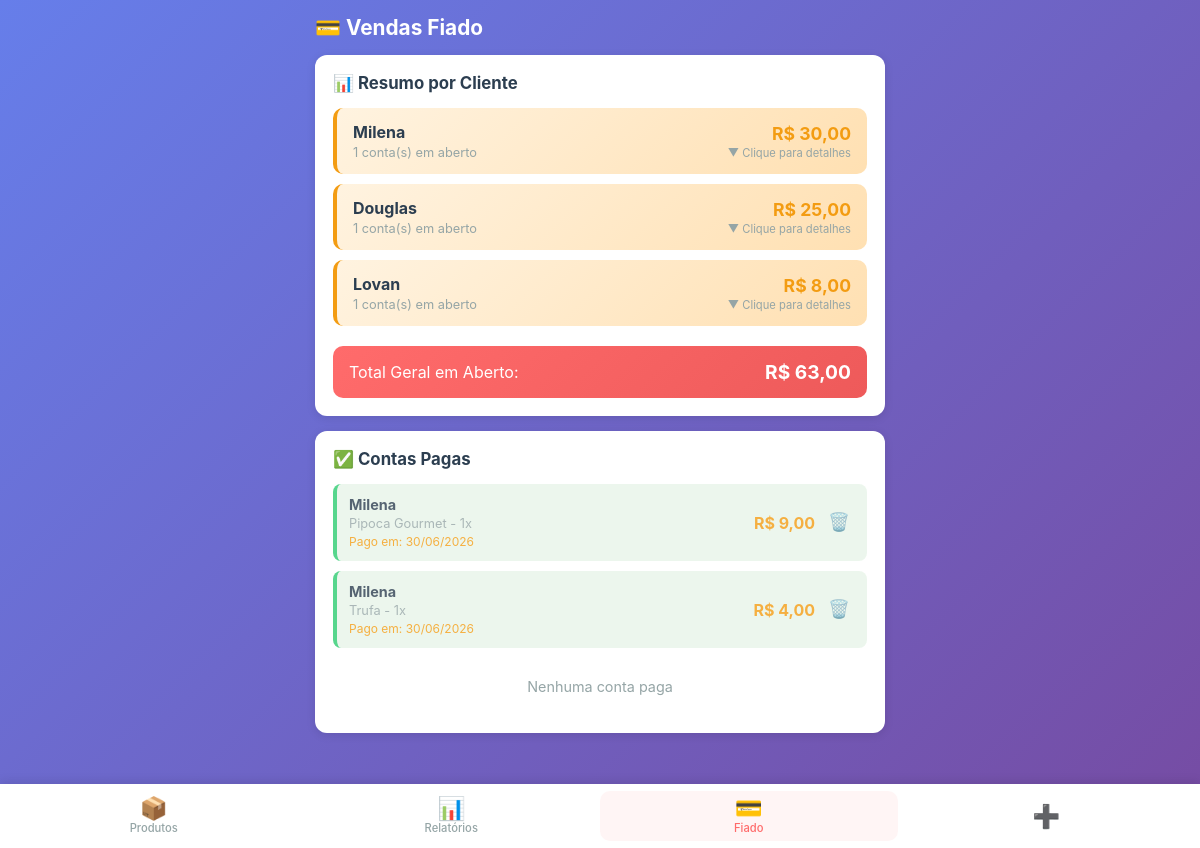
Before: /fiado (signed in) with the older database file.
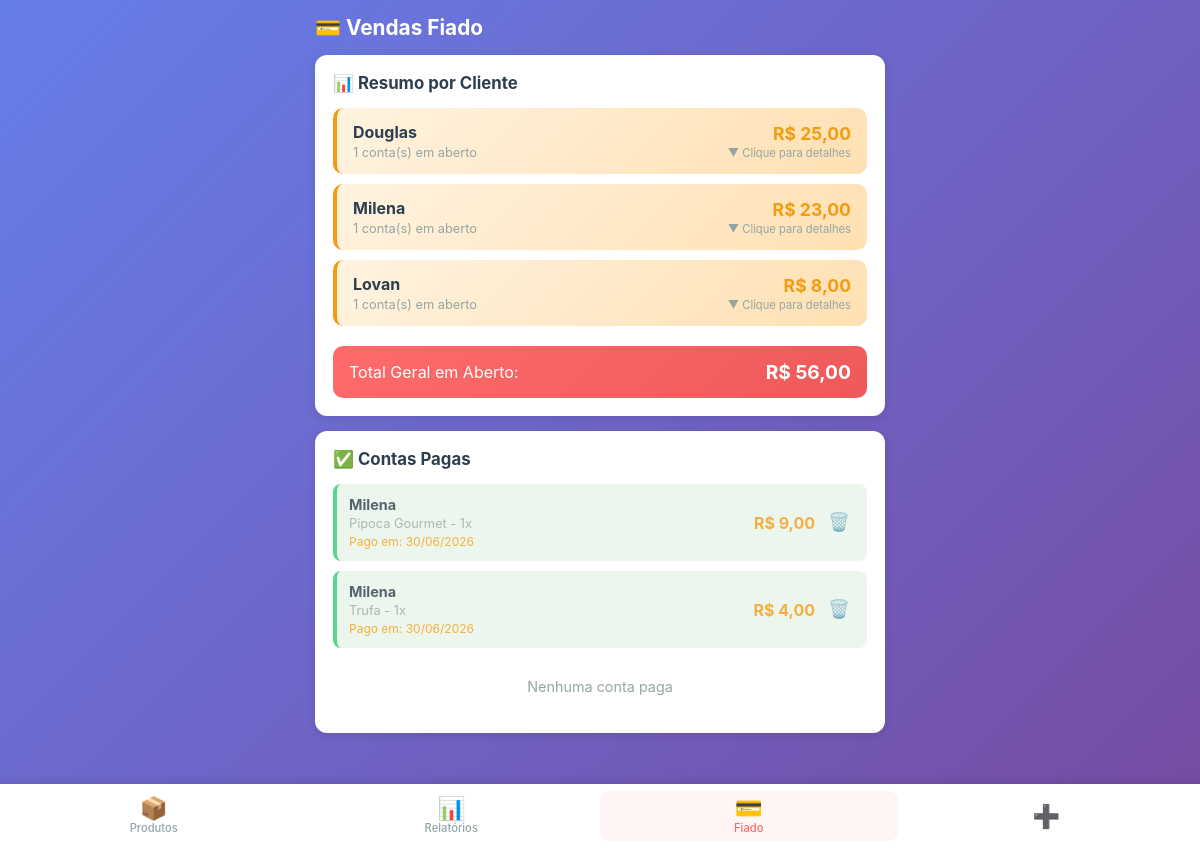
After: the same page with the newer database file.
### app.py (models this page shows)
class Fiado(db.Model):
    __tablename__ = 'fiados'
    id = db.Column(db.Integer, primary_key=True)
    cliente = db.Column(db.String(100), nullable=False)
    produto = db.Column(db.String(100), nullable=False)
    valor = db.Column(db.Float, nullable=False)
    quantidade = db.Column(db.Integer, default=1)
    total = db.Column(db.Float, nullable=False)
    data = db.Column(db.String(10), nullable=False)
    data_iso = db.Column(db.String(10), nullable=False)
    pago = db.Column(db.Boolean, default=False)
    data_pagamento = db.Column(db.String(10), nullable=True)
    created_at = db.Column(db.DateTime, default=agora_brasilia)

### app.py (the view)
@app.route('/fiado')
@login_required
def fiado():
    fiados = Fiado.query.order_by(Fiado.created_at.desc()).all()
    return render_template('fiado.html', fiados=fiados)

### app.py (called while the page is built)
def login_required(f):
    @wraps(f)
    def decorated_function(*args, **kwargs):
        if 'logged_in' not in session:
            return redirect(url_for('login'))
        return f(*args, **kwargs)
    return decorated_function

def formatar_br(valor):
    return f"{valor:,.2f}".replace(",", "X").replace(".", ",").replace("X", ".")

@app.template_filter('moeda_br')
def moeda_br_filter(valor):
    return formatar_br(valor)

### templates/fiado.html (shortened to what this page needs)
{% extends "base.html" %}
{% block content %}
<div class="page-header">
    <h2>💳 Vendas Fiado</h2>
</div>
<div class="card">
    <h3>📊 Resumo por Cliente</h3>
    <div id="listaResumoClientes" class="lista-resumo-clientes">
        {% set resumo = {} %}
        {% for fiado in fiados %}
            {% if not fiado.pago %}
                {% if fiado.cliente not in resumo %}
                    {% set _ = resumo.update({fiado.cliente: {'total': 0, 'quantidade': 0, 'itens': []}}) %}
                {% endif %}
                {% set _ = resumo[fiado.cliente].update({'total': resumo[fiado.cliente].total + fiado.total, 'quantidade': resumo[fiado.cliente].quantidade + 1}) %}
                {% set _ = resumo[fiado.cliente]['itens'].append(fiado) %}
            {% endif %}
        {% endfor %}
        {% if resumo %}
            {% for cliente, dados in resumo.items()|sort(attribute='1.total', reverse=true) %}
            <div class="resumo-cliente-item" onclick="toggleDetalhesCliente('{{ cliente }}')">
                <div class="resumo-cliente-info">
                    <strong>{{ cliente.title() }}</strong>
                    <span>{{ dados.quantidade }} conta(s) em aberto</span>
                </div>
                <div class="resumo-cliente-valor">
                    <span>R$ {{ dados.total|moeda_br }}</span>
                    <small>▼ Clique para detalhes</small>
                </div>
            </div>
            {% endfor %}
            <div class="resumo-total-geral">
                <span>Total Geral em Aberto:</span>
                <strong>R$ {{ resumo.values()|map(attribute='total')|sum|moeda_br }}</strong>
            </div>
        {% else %}
            <p class="empty">Nenhuma conta em aberto</p>
        {% endif %}
    </div>
</div>
<div class="card">
    <h3>✅ Contas Pagas</h3>
    <div class="lista-fiado">
        {% set tem_pago = false %}
        {% for fiado in fiados %}
        {% if fiado.pago %}
        {% set tem_pago = true %}
        <div class="fiado-item pago" data-cliente="{{ fiado.cliente.lower() }}">
            <div class="fiado-info">
                <strong>{{ fiado.cliente.title() }}</strong>
                <span>{{ fiado.produto }} - {{ fiado.quantidade }}x</span>
                <span class="fiado-data">Pago em: {{ fiado.data_pagamento }}</span>
            </div>
            <div class="fiado-actions">
                <span class="fiado-valor">R$ {{ fiado.total|moeda_br }}</span>
                <button class="btn-icon" onclick="excluirFiado({{ fiado.id }})" title="Excluir">🗑️</button>
            </div>
        </div>
        {% endif %}
        {% endfor %}
        {% if not tem_pago %}
        <p class="empty">Nenhuma conta paga</p>
        {% endif %}
    </div>
</div>
{% endblock %}

### templates/base.html (shortened to what this page needs)
<!DOCTYPE html>
<html lang="pt-BR">
<head>
    <link rel="stylesheet" href="{{ url_for('static', filename='css/style.css') }}">
</head>
<body>
    {% if session.get('logged_in') %}
    <nav class="menu-inferior">
        <a href="{{ url_for('produtos') }}" class="menu-item {% if request.endpoint == 'produtos' %}active{% endif %}">
            <span class="menu-icon">📦</span>
            <span class="menu-label">Produtos</span>
        </a>
        <a href="{{ url_for('relatorios') }}" class="menu-item {% if request.endpoint == 'relatorios' %}active{% endif %}">
            <span class="menu-icon">📊</span>
            <span class="menu-label">Relatórios</span>
        </a>
        <a href="{{ url_for('fiado') }}" class="menu-item {% if request.endpoint == 'fiado' %}active{% endif %}">
            <span class="menu-icon">💳</span>
            <span class="menu-label">Fiado</span>
        </a>
        <a href="{{ url_for('vendas') }}" class="menu-item" title="Nova Venda">
            <span class="menu-icon">➕</span>
        </a>
    </nav>
    {% endif %}
    <main class="content">
        {% block content %}{% endblock %}
    </main>
</body>
</html>

### static/css/style.css (style rules this page uses)
:root { --primary: #FF6B6B; --primary-dark: #EE5A5A; --secondary: #4ECDC4; --success: #2ECC71; --warning: #F39C12; --danger: #E74C3C; --dark: #2C3E50; --gray: #95A5A6; --light: #ECF0F1; --white: #FFFFFF; --shadow: 0 2px 10px rgba(0,0,0,0.1); --radius: 12px; }
* { margin: 0; padding: 0; box-sizing: border-box; -webkit-tap-highlight-color: transparent; }
body { font-family: -apple-system, BlinkMacSystemFont, 'Segoe UI', Roboto, sans-serif; background: linear-gradient(135deg, #667eea 0%, #764ba2 100%); min-height: 100vh; color: var(--dark); padding-bottom: 20px; }
.menu-inferior { position: fixed; bottom: 0; left: 0; right: 0; background: var(--white); box-shadow: 0 -2px 10px rgba(0,0,0,0.1); display: flex; justify-content: space-around; align-items: center; height: 64px; z-index: 1000; padding: 0 5px; }
.menu-item { display: flex; flex-direction: column; align-items: center; justify-content: center; gap: 2px; text-decoration: none; color: var(--gray); font-size: 0.7rem; padding: 6px 8px; border-radius: 10px; transition: all 0.2s; min-width: 56px; flex: 1; }
.menu-item.active { color: var(--primary); background: #FFF5F5; }
.menu-icon { font-size: 1.4rem; line-height: 1; }
.menu-label { font-weight: 500; }
.content { padding: 15px 15px 80px 15px; max-width: 100%; }
.page-header { margin-bottom: 15px; }
.page-header h2 { font-size: 1.3rem; color: var(--white); margin-bottom: 5px; }
.card { background: var(--white); border-radius: var(--radius); padding: 18px; margin-bottom: 15px; box-shadow: var(--shadow); }
.card h3 { font-size: 1.05rem; margin-bottom: 15px; color: var(--dark); display: flex; align-items: center; gap: 8px; }
.btn-icon { background: none; border: none; font-size: 1.1rem; cursor: pointer; padding: 5px; }
.lista-produtos, .lista-vendas, .lista-clientes, .lista-fiado { display: flex; flex-direction: column; gap: 10px; }
.fiado-item { display: flex; justify-content: space-between; align-items: center; padding: 12px; background: #FFF3E0; border-radius: 8px; border-left: 4px solid var(--warning); }
.fiado-item.pago { background: #E8F5E9; border-left-color: var(--success); opacity: 0.8; }
.fiado-info { display: flex; flex-direction: column; gap: 3px; flex: 1; }
.fiado-info strong { font-size: 0.9rem; }
.fiado-info span { font-size: 0.8rem; color: var(--gray); }
.fiado-data { font-size: 0.75rem !important; color: var(--warning) !important; }
.fiado-actions { display: flex; align-items: center; gap: 8px; }
.fiado-valor { font-weight: bold; color: var(--warning); font-size: 1rem; }
.empty { text-align: center; color: var(--gray); padding: 20px; font-size: 0.9rem; }
@media (min-width: 768px) { .content { max-width: 600px; margin: 0 auto; } }
.card { animation: fadeIn 0.3s ease; }
.lista-resumo-clientes { display: flex; flex-direction: column; gap: 10px; }
.resumo-cliente-item { display: flex; justify-content: space-between; align-items: center; padding: 14px 16px; background: linear-gradient(135deg, #FFF3E0 0%, #FFE0B2 100%); border-radius: 10px; border-left: 4px solid var(--warning); cursor: pointer; transition: all 0.2s; }
.resumo-cliente-info { display: flex; flex-direction: column; gap: 3px; flex: 1; }
.resumo-cliente-info strong { font-size: 1rem; color: var(--dark); }
.resumo-cliente-info span { font-size: 0.8rem; color: var(--gray); }
.resumo-cliente-valor { display: flex; flex-direction: column; align-items: flex-end; gap: 2px; }
.resumo-cliente-valor span { font-size: 1.1rem; font-weight: bold; color: var(--warning); }
.resumo-cliente-valor small { font-size: 0.7rem; color: var(--gray); }
.resumo-total-geral { display: flex; justify-content: space-between; align-items: center; padding: 14px 16px; background: linear-gradient(135deg, var(--primary) 0%, var(--primary-dark) 100%); color: var(--white); border-radius: 10px; margin-top: 10px; font-size: 1rem; }
.resumo-total-geral strong { font-size: 1.2rem; }

Changed rows visible on the page:
shown differently, row unchanged: Fiado "Douglas": moves up the list
changed Fiado (number 2 of 5 on the later page): total|moeda_br "30,00" → "23,00"
Other visible differences:
{{ resumo.values()|map(attribute='total')|sum|moeda_br }}: "63,00" → "56,00"
